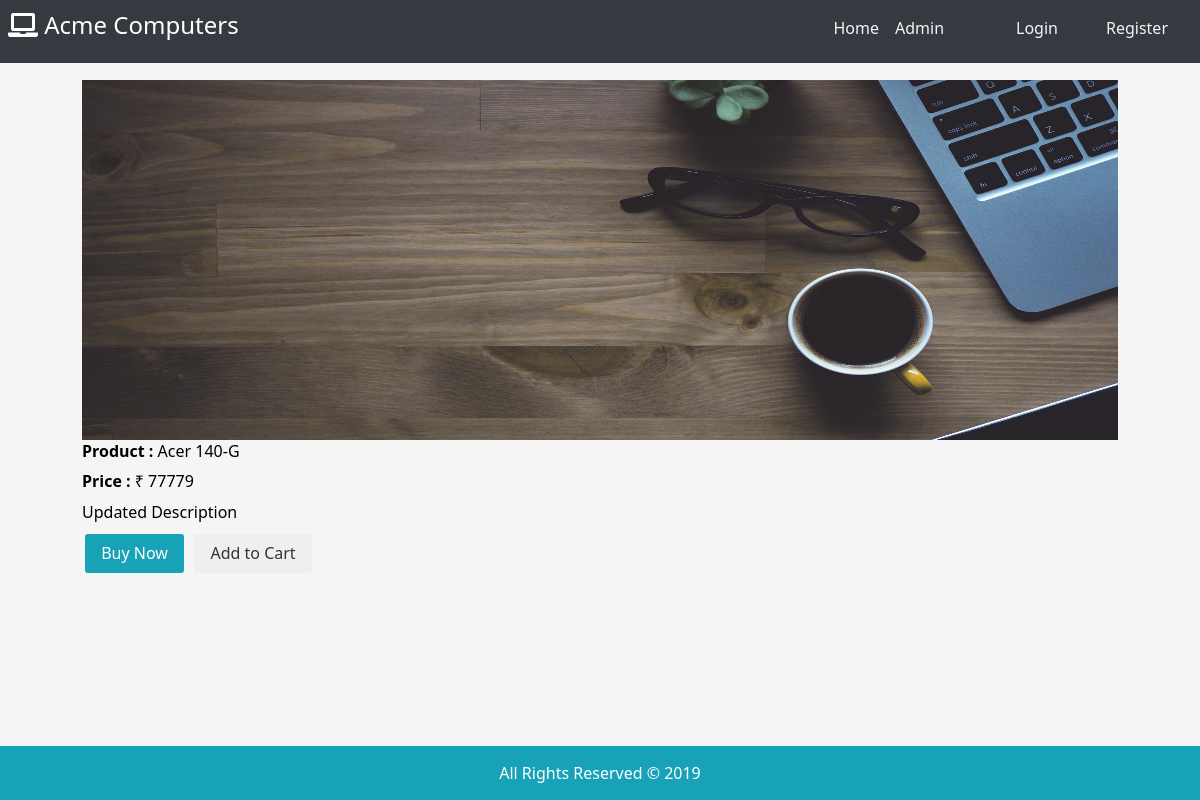
Screenshot of /product/view/1 with the database file from the repository.
### tables this page shows
CREATE TABLE `product` (
  `id` int(11) NOT NULL,
  `name` varchar(255) NOT NULL,
  `price` float NOT NULL,
  `description` text NOT NULL,
  `img` text,
  `created_at` timestamp NOT NULL DEFAULT CURRENT_TIMESTAMP
);

### application/controllers/Product.php (called while the page is built, shortened)
<?php
class Product extends CI_Controller
{
    public function view(int $id = NULL)
    {
        $this->load->model('product_model');
        $query = $this->product_model->get_product($id);
        $product = $query->result();
        $data = array(
            'title' => "Product | Home",
            'product' => $product[0],
        );
        $this->load->view('product_view', $data);
    }
}

### index.php (called while the page is built, shortened)
<?php
require_once BASEPATH.'core/CodeIgniter.php';

### application/models/Product_model.php (called while the page is built, shortened)
<?php
class Product_model extends CI_Model
{
    public function get_product(int $id = NULL)
    {
        $sql = "SELECT * FROM product  WHERE id = ?";
        return  $this->db->query($sql, $id);
    }
}

### application/views/product_view.php (the view, shortened to what this page needs)
<?php
include 'includes/header.php';
include 'includes/navbar.php';
?>
<main>
    <section class="product-view container">
        <div class="content">
            <div class="img-container">
                <div class="item-img">
                    <img src="<?= base_url() ?>assets/img/<?= $product->img ? $product->img : 'bg.jpg' ?>" alt="Item Id">
                </div>
                <div class="product-detail">
                    <p><strong>Product :</strong> <?= $product->name ?></p>
                    <p><strong>Price :</strong> ₹ <?= $product->price ?></p>
                    <div class="center">
                        <div><?= @$product->description ?></div>
                    </div>
                </div>
                <div class="action-btn">
                    <a href="<?= base_url("product/buy/" . $product->id) ?>" class="btn btn-primary">Buy Now</a>
                    <button class="btn btn-success" disabled="disabled">Add to Cart</button>
                </div>
            </div>
        </div>
    </section>
</main>
<?php
include 'includes/footer.php';
?>

### rows the page displays
product: name "Acer 140-G", price "77779", description "Updated Description"
